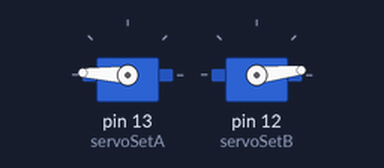
The sketch below on a simulated Arduino Uno, built with avr-gcc and run on an emulated ATmega328P. Shown: 2 × servo.

Above: at 0.05 s.
At 0.35 s:
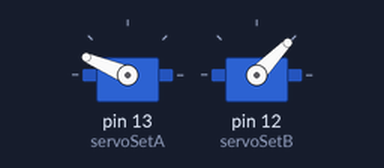
At 0.7 s:
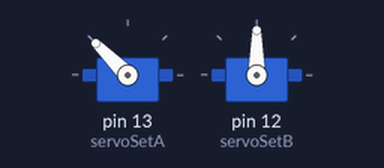
At 1.35 s:
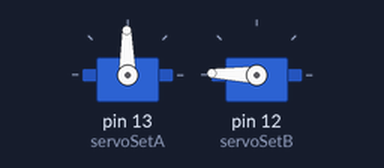
Timing chart, 0 to 3.1 s (numbered marks = the images above):
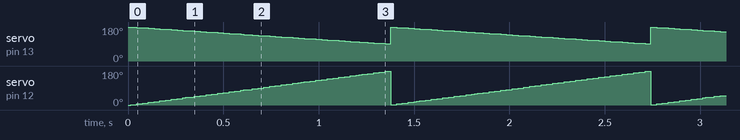

The sketch:

TwoServo.ino
```cpp
#include <Servo.h>

Servo servoSetA;

Servo servoSetB;

int posA = 0;
int posB = 0;

void setup()
{
  servoSetA.attach(13);
  servoSetB.attach(12);
}

void loop()
{
  for (int i=0; i<90; i += 1)
  {
    posA = 180 - i;
    posB = 0 + (i*2);

    servoSetA.write(posA);
    servoSetB.write(posB);
    delay(15);
  }}
```

Measured:
- by itself, servo on pin 13 (servoSetA): ramps from 179° to 91° and jumps back, once every 1.4 s
- by itself, servo on pin 12 (servoSetB): ramps from 2° to 178° and jumps back, once every 1.4 s
